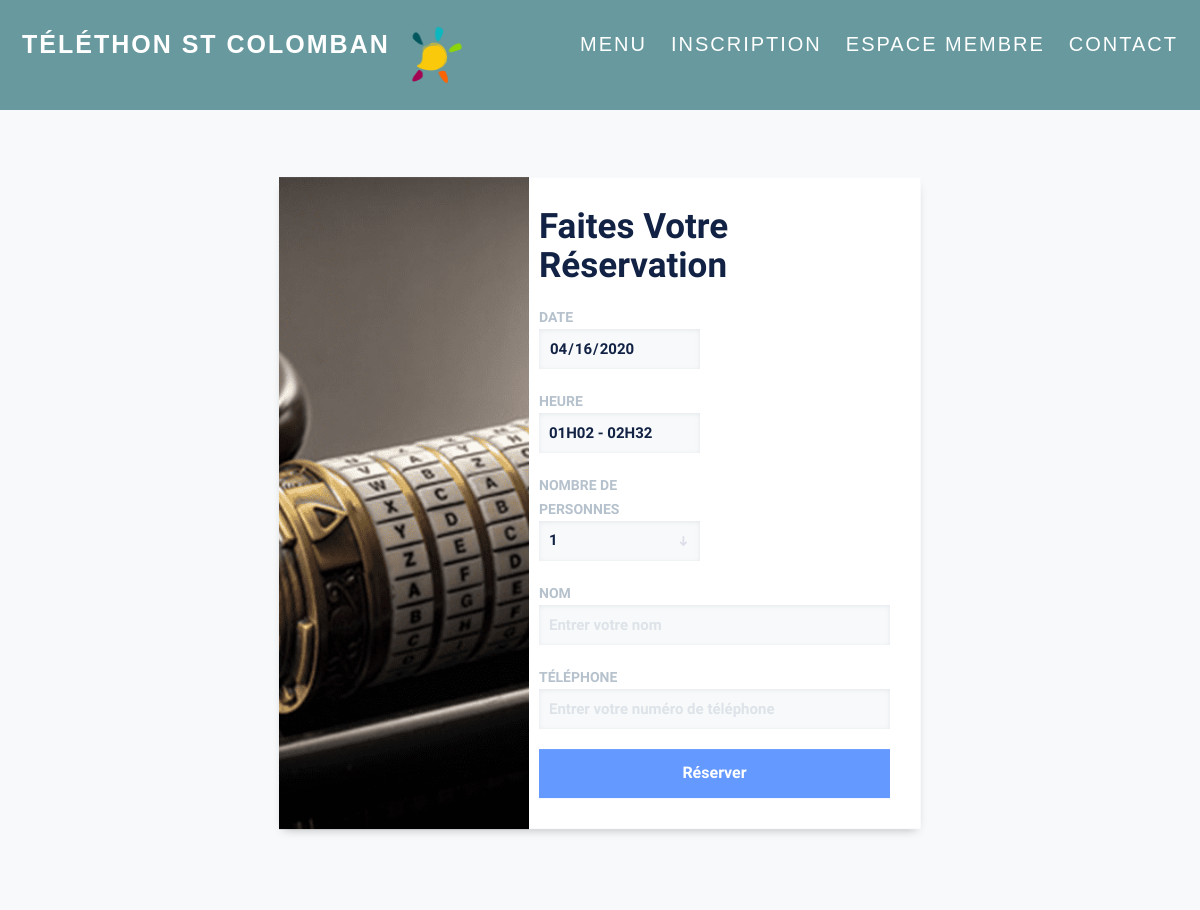
The page /Cyril/telethon_project/public/event.php?id=45 on the database its author committed.
### tables this page shows
CREATE TABLE IF NOT EXISTS `creneaux` (
  `id` int(10) NOT NULL AUTO_INCREMENT,
  `Date` date NOT NULL,
  `NB_joueurs` varchar(11) NOT NULL,
  `Nom_joueur` varchar(30) NOT NULL,
  `Num_joueur` varchar(30) NOT NULL,
  `Time` time NOT NULL,
  `Statut` tinyint(1) NOT NULL DEFAULT '1' COMMENT ' 1=Active, 0=Block ',
  `users_id` int(11) NOT NULL,
  PRIMARY KEY (`id`),
  KEY `fk_creneaux_users` (`users_id`)
);

### Cyril/telethon_project/public/event.php (the view, shortened to what this page needs)
<?php
$objetPdo = new PDO("mysql:host=localhost;dbname=projet_telethon","root","");
$pdostart = $objetPdo->prepare('SELECT * FROM creneaux WHERE id = :id');
$pdostart ->bindValue(':id', $_GET['id'], PDO::PARAM_INT);
$executeIsok = $pdostart->execute();
$creneaux = $pdostart->fetch();
?>
<html lang="en">
<head>
        <link type="text/css" rel="stylesheet" href="../Inscription/css/bootstrap.min.css" />
        <link type="text/css" rel="stylesheet" href="../Inscription/css/style.css" />
</head>
  <?php include('container.php');?>
<?php                   $heure1 = $creneaux['Time'];
$heure2 = "01:30:00";
$h1 = explode(":", $heure1);
$h2 = explode(":", $heure2);
$h1_h2_addtition =
date('H\Hi', mktime($h1[0]+$h2[0],$h1[1]+$h2[1],$h1[2]+$h2[2],));
 ?>
<body>
	<div id="booking" class="section">
		<div class="section-center">
			<div class="container">
				<div class="row">
					<div class="booking-form">
						<div class="booking-bg"></div>
						<form  action="edit.php" method="post">
							<div class="form-header">
								<h2>Faites votre réservation</h2>
							</div>
							<div class="row">
								<div class="col-md-6">
									<div class="form-group">
										<span class="form-label">Date</span>
                                                                                <input name="Date"  type="date" required class="form-control" value ="<?= $creneaux['Date']?>" readonly="readonly" >
									</div>
								</div>
							</div>
                                                    <div class="row">
								<div class="col-md-6">
									<div class="form-group">
										<span class="form-label">Heure</span>
                                                                                <input name="Time" class="form-control" type="" value ="<?= (new DateTimeImmutable($creneaux['Time']))->format('H\Hi') ?> - <?php print_r($h1_h2_addtition) ?>" readonly="readonly">
									</div>
								</div>
							</div>
							<div class="row">
								<div class="col-md-6">
									<div class="form-group" >
										<span class="form-label">Nombre de personnes</span>
										<select class="form-control" name = "NB_joueurs" type = "number" value ="<?= $creneaux['NB_joueurs']; ?>" required>
											<option>1</option>
										</select>
									</div>
								</div>
							</div>
							<div class="form-group">
								<span class="form-label">Nom</span>
								<input name="Nom_joueur" class="form-control" type="text" placeholder="Entrer votre nom" value ="<?= $creneaux['Nom_joueur']; ?>" required>
							</div>
							<div class="form-group">
								<span class="form-label">Téléphone</span>
								<input name= "Num_joueur" class="form-control" type="tel" placeholder="Entrer votre numéro de téléphone" value ="<?= $creneaux['Num_joueur']; ?>" required>
							</div>
							<div class="form-btn">
								<button class="submit-btn" name="Modifier">Réserver</button>
							</div>
						</form>
					</div>
				</div>
                        </div>
		</div>
	</div>
</body>
</html>

### Cyril/telethon_project/Inscription/css/style.css (style rules this page uses)
.section { position: relative; height: 100vh; }
.section .section-center { position: absolute; top: 50%; left: 0; right: 0; -webkit-transform: translateY(-50%); transform: translateY(-50%); }
#booking { font-family: 'Cabin', sans-serif; background-color: #f7f9fa; }
.booking-form { position: relative; max-width: 642px; width: 100%; margin: auto; background: #fff; -webkit-box-shadow: 0px 5px 10px -5px rgba(0, 0, 0, 0.3); box-shadow: 0px 5px 10px -5px rgba(0, 0, 0, 0.3); }
.booking-form>.booking-bg { position: absolute; left: 0px; top: 0px; bottom: 0px; width: 250px; background-image: url('../img/background.jpg'); background-size: cover; background-position: center; }
.booking-form>form { margin-left: 230px; padding: 30px; border: 1px solid #f9fafc; border-left: 0px; }
.booking-form .form-header { margin-bottom: 20px; }
.booking-form .form-header h2 { margin: 0; margin-bottom: 0px; font-weight: 700; color: #122244; font-size: 35px; text-transform: capitalize; }
.booking-form .form-group { position: relative; margin-bottom: 20px; }
.booking-form .form-control { background-color: #f7f9fa; height: 40px; padding: 0px 10px; border-radius: 0px; -webkit-transition: 0.2s; transition: 0.2s; color: #122244; border: 0px; font-size: 15px; font-weight: 1000; -webkit-box-shadow: inset 0 1px 4px rgba(181, 193, 204, 0.3); box-shadow: inset 0 1px 4px rgba(181, 193, 204, 0.3); }
.booking-form .form-control::placeholder { color: #dde3e8; }
.booking-form select.form-control { -webkit-appearance: none; -moz-appearance: none; appearance: none; }
.booking-form .form-label { color: #b5c1cc; font-weight: 700; -webkit-transition: 0.2s; transition: 0.2s; text-transform: uppercase; line-height: 24px; height: 24px; font-size: 14px; z-index: 1; }
.booking-form .form-btn { margin-top: 10px; }
.booking-form .submit-btn { color: #fff; background-color: #6499ff; font-weight: 700; padding: 13px 35px; font-size: 16px; border: none; width: 100%; }

### rows shown on the page
creneaux: Date "04/16/2020", Time "01H02 - 02H32", NB_joueurs "1"
